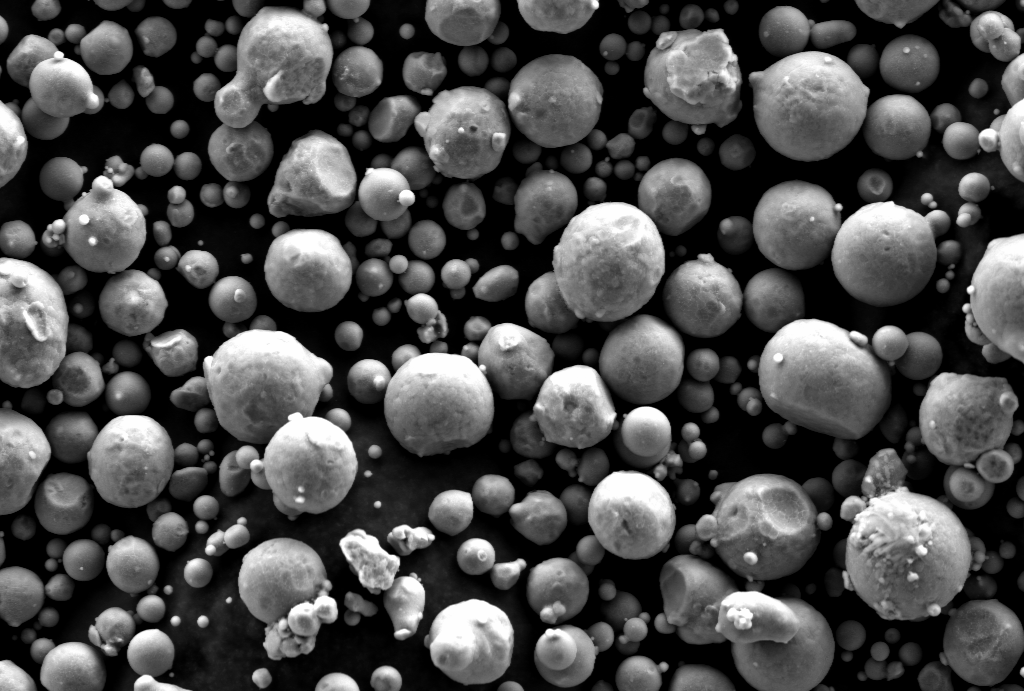
#> input picture data_mirror/aa7075/Original_Image_for_Fig_2c.tif, 1024 x 691 px, given in place of particles1.png, which was not available
$ python make_fig1.py
#> lines starting #> are read from the running program, lines starting #| are printed output that depends on the picture; after the words box and inside, x2 and y2 are one past the last pixel; in counts of white or black regions, pixels touching at a corner belong together; pictures that were not available may be replaced by others from this repository, and a replacement may not be noted
### attempt1/src/imio.py
"""Image loading shared by all modules. Returns 2D uint8 grayscale."""
from pathlib import Path

import cv2
import numpy as np

IMG_EXTS = {".tif", ".tiff", ".png", ".jpg", ".jpeg", ".bmp"}


def load_gray(path) -> np.ndarray:
    path = Path(path)
    if path.suffix.lower() in (".tif", ".tiff"):
        import tifffile
        a = tifffile.imread(str(path))
    else:
        a = cv2.imread(str(path), cv2.IMREAD_UNCHANGED)
#> a is the input picture: shape (691, 1024, 3); min 0, max 254, mean 76
        if a is None:
            raise IOError(f"cannot read {path}")
        if a.ndim == 3:
            a = a[..., ::-1]  # BGR(A) -> RGB(A)
    a = np.asarray(a)
    while a.ndim > 3:  # multi-page / extra axes: take first plane
        a = a[0]
    if a.ndim == 3:
        if a.shape[-1] in (3, 4):
            a = a[..., :3].astype(np.float32) @ np.array([0.299, 0.587, 0.114], np.float32)
#> a: shape (691, 1024) float32
        else:  # (pages, H, W)
            a = a[0]
    if a.dtype != np.uint8:
        a = a.astype(np.float32)
        lo, hi = float(a.min()), float(a.max())
#> lo = 0; hi = 254
        a = (a - lo) / (hi - lo + 1e-12) * 255.0
    return np.clip(a, 0, 255).astype(np.uint8)


# [5 lines left out: function list_images, not called in this run]

### attempt1/src/segment.py
"""Particle segmentation: watershed baseline and Cellpose cyto3 (zero-shot).

No alloy-specific thresholds. Every parameter is either global (Otsu) or scaled
by the particle radius estimated from the image itself.
"""
from __future__ import annotations

import time

import cv2
import numpy as np
from scipy import ndimage as ndi
from skimage import filters, measure, morphology, segmentation

MIN_AREA_PX = 20
_CP_MODEL = None


# ------------------------------------------------------------ preprocessing
def preprocess(img_u8: np.ndarray) -> np.ndarray:
    """Grayscale uint8 -> CLAHE -> float32 in [0, 1]."""
    tile = max(2, int(round(max(img_u8.shape) / 128)))
    clahe = cv2.createCLAHE(clipLimit=2.0, tileGridSize=(tile, tile))
    g = clahe.apply(img_u8).astype(np.float32)
    lo, hi = np.percentile(g, [0.5, 99.5])
    return np.clip((g - lo) / (hi - lo + 1e-6), 0, 1)


def foreground(g: np.ndarray) -> np.ndarray:
    """Foreground = above the lower threshold of a 3-class multi-Otsu.

    SE images of powder have three populations: dark substrate, shaded particle
    flanks, bright particle tops. Plain Otsu splits flanks from tops and cuts
    spheres in half; the lower multi-Otsu threshold separates substrate from
    everything else. Tested on synthetic GT masks: IoU 0.94-0.96 vs 0.85-0.89
    for Otsu (CLAHE input).
    """
    s = filters.gaussian(g, 1.0)
    try:
        t = filters.threshold_multiotsu(s, 3)[0]
    except ValueError:
        t = filters.threshold_otsu(s)
    fg = s > t
    fg = morphology.binary_opening(fg, morphology.disk(1))
    fg = ndi.binary_fill_holes(fg)
    return morphology.remove_small_objects(fg, MIN_AREA_PX)


def estimate_radius(fg: np.ndarray) -> float:
    """Typical particle radius (px): median over components of the max inscribed radius."""
    dist = ndi.distance_transform_edt(fg)
    lab = measure.label(fg)
    if lab.max() == 0:
        return 5.0
    maxd = ndi.maximum(dist, lab, index=np.arange(1, lab.max() + 1))
    return float(np.median(maxd))


# ------------------------------------------------------------ watershed
WS_H = 0.05          # h-maxima height on the combined surface
WS_SMOOTH = 0.25     # brightness smoothing sigma, as a fraction of est. radius


def segment_watershed(img_u8: np.ndarray, g=None, h=WS_H, smooth=WS_SMOOTH):
    """Marker-controlled watershed on (distance / r_est) + smoothed brightness.

    Distance transform alone merges overlapping spheres (wide necks, low
    prominence). SE images of spheres are brightest near the top centre, so adding
    brightness separates them. Brightness is smoothed at 0.25 * r_est so surface
    texture (dendritic/wrinkled skins) does not seed extra markers.
    Tuned on held-out synthetic renders 49-50 and checked visually on AA7075:
    smooth=0 gave +6 pts synthetic recall but shattered textured real spheres.
    """
    g = preprocess(img_u8) if g is None else g
    fg = foreground(g)
    dist = ndi.distance_transform_edt(fg)
    r_est = estimate_radius(fg)
    bright = filters.gaussian(g, max(1.0, smooth * r_est))
    surf = filters.gaussian(dist, 0.5, preserve_range=True) / max(r_est, 1.0) + bright
    markers = measure.label(morphology.h_maxima(surf, h))
    labels = segmentation.watershed(-surf, markers, mask=fg)
    return labels.astype(np.int32), {"r_est_px": r_est}


# ------------------------------------------------------------ cellpose
def _cellpose():
    global _CP_MODEL
    if _CP_MODEL is None:
        import torch
        from cellpose import models
        _CP_MODEL = models.Cellpose(gpu=torch.cuda.is_available(), model_type="cyto3")
    return _CP_MODEL


def segment_cellpose(img_u8: np.ndarray, g=None, diameter=None):
    g = preprocess(img_u8) if g is None else g
    m = _cellpose()
    masks, _flows, _styles, diam = m.eval(g, diameter=diameter, channels=[0, 0])
    return masks.astype(np.int32), {"diameter_px": float(np.atleast_1d(diam)[0])}


# ------------------------------------------------------------ post
def postprocess(labels: np.ndarray, min_area=MIN_AREA_PX) -> np.ndarray:
    labels = segmentation.clear_border(labels)
    labels = morphology.remove_small_objects(labels, min_area)
    labels, _, _ = segmentation.relabel_sequential(labels)
    return labels.astype(np.int32)


def segment(img_u8: np.ndarray, method: str = "cellpose", **kw):
    """method: watershed | cellpose (auto diameter) | cellpose_ws (diameter from
    watershed median ECD). Returns (labels, info)."""
    t0 = time.time()
    g = preprocess(img_u8)
    if method == "watershed":
        lab, info = segment_watershed(img_u8, g)
    elif method == "cellpose":
        lab, info = segment_cellpose(img_u8, g, diameter=kw.get("diameter"))
    elif method == "cellpose_ws":
        wl, winfo = segment_watershed(img_u8, g)
        wl = postprocess(wl)
        areas = np.bincount(wl.ravel())[1:]
        d = float(np.median(2 * np.sqrt(areas / np.pi))) if len(areas) else None
        lab, info = segment_cellpose(img_u8, g, diameter=d)
        info["ws_median_ecd_px"] = d
    else:
        raise ValueError(f"unknown method {method}")
    lab = postprocess(lab)
    info["seconds"] = round(time.time() - t0, 2)
    info["n"] = int(lab.max())
    return lab, info


# ------------------------------------------------------------ overlay
# [27 lines left out: function overlay, not called in this run]

### attempt1/tests/make_fig1.py
"""figures/fig1_overlays.png: raw | watershed | Cellpose, synthetic row + real row."""
import sys
from pathlib import Path

import numpy as np

ROOT = Path(__file__).resolve().parents[1]
sys.path.insert(0, str(ROOT))
from src.imio import load_gray  # noqa: E402
from src.segment import overlay, segment  # noqa: E402


def main():
    import matplotlib
    matplotlib.use("Agg")
    import matplotlib.pyplot as plt
    rows = [
        ("Synthetic (PSD e, render 1), 256x256 crop",
         load_gray(ROOT / "data/synthetic/e-lognormal-loc0.12-shape0.5/renders/particles1.png"), (0, 256, 0, 256)),
        ("AA7075 base powder (Fig 2a), 300x, 0.372 µm/px",
         load_gray(ROOT / "data/aa7075/Original_Image_for_Fig_2a.tif"), None),
    ]
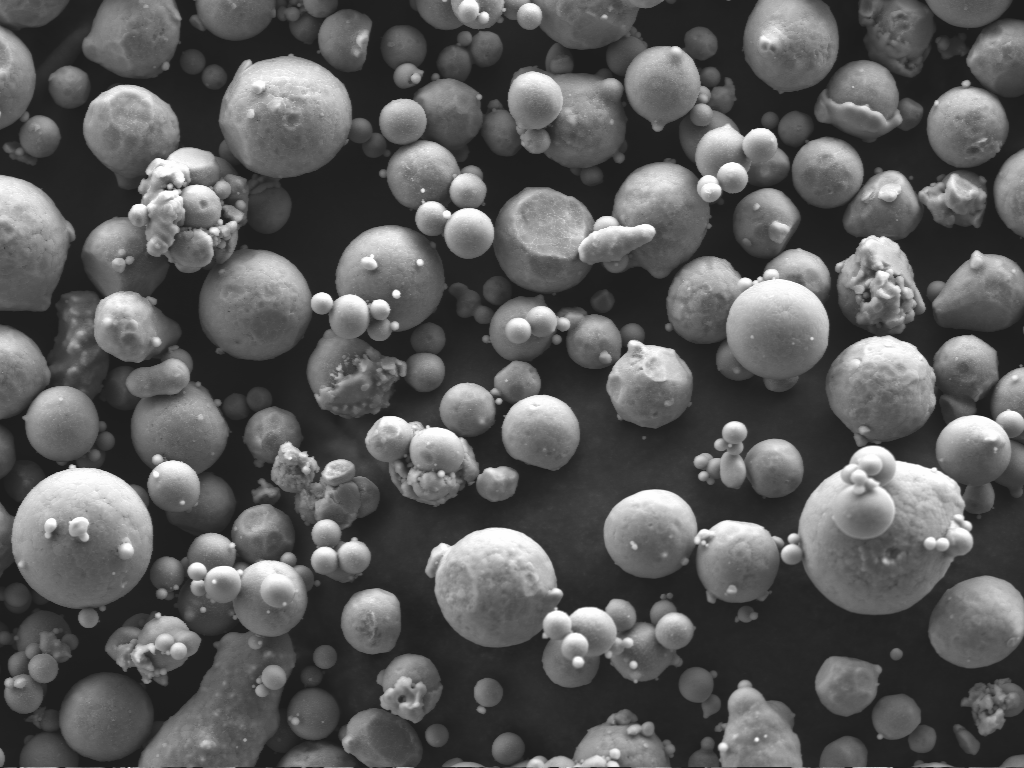
#> input picture data_mirror/aa7075/Original_Image_for_Fig_2a.tif, 1024 x 768 px, found by its file name
#> in load_gray, a is the input picture: shape (768, 1024); min 28, max 254, mean 90.6
    fig, axs = plt.subplots(2, 3, figsize=(12, 8.4))
    for r, (name, img, crop) in enumerate(rows):
        panels = [("raw", img, None)]
        for m in ("watershed", "cellpose"):
            lab, info = segment(img, m)
            panels.append((f"{m}: n={info['n']} (full frame), {info['seconds']:.1f} s CPU", img, lab))
        for c, (t, im, lab) in enumerate(panels):
            show = np.dstack([im] * 3) if lab is None else overlay(im, lab)[..., ::-1]
            if crop:
                y0, y1, x0, x1 = crop
                show = show[y0:y1, x0:x1]
            axs[r, c].imshow(show, cmap="gray", interpolation="nearest")
            axs[r, c].set_title(t if c else f"{name}", fontsize=9)
            axs[r, c].axis("off")
#> this loop made 1 pass
#> (r, crop) on pass 1: (0, (0, 256, 0, 256))
#> pass 1, in preprocess, `g = clahe.apply(img_u8).astype(np.float32)`:
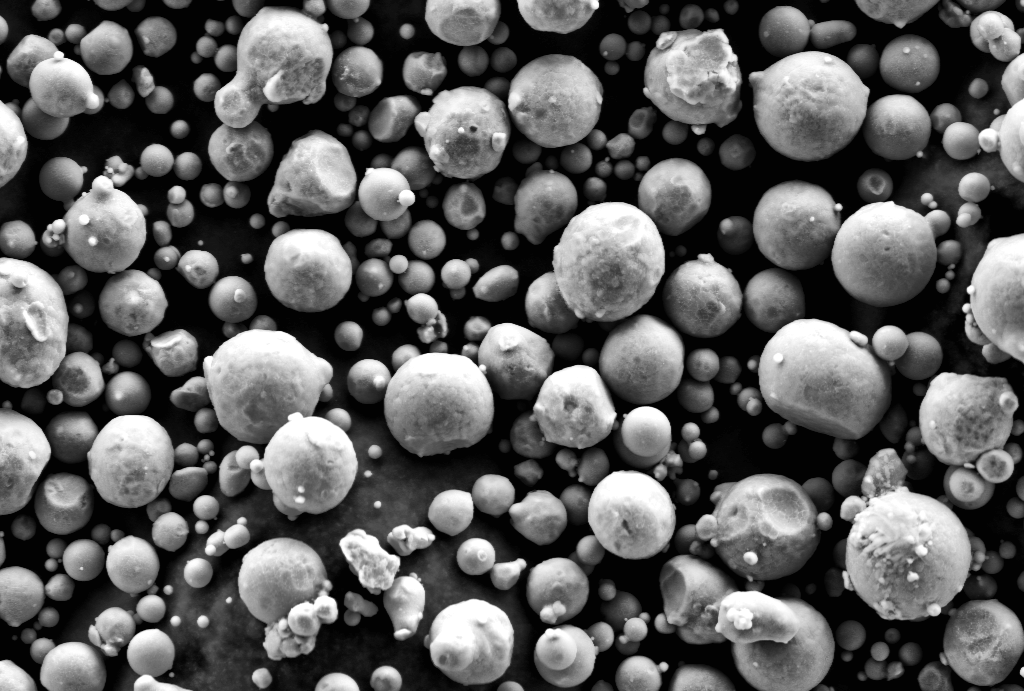
#> g: shape (691, 1024) float32; min 2, max 255, mean 93.7
#> pass 1, in foreground, `fg = s > t`:
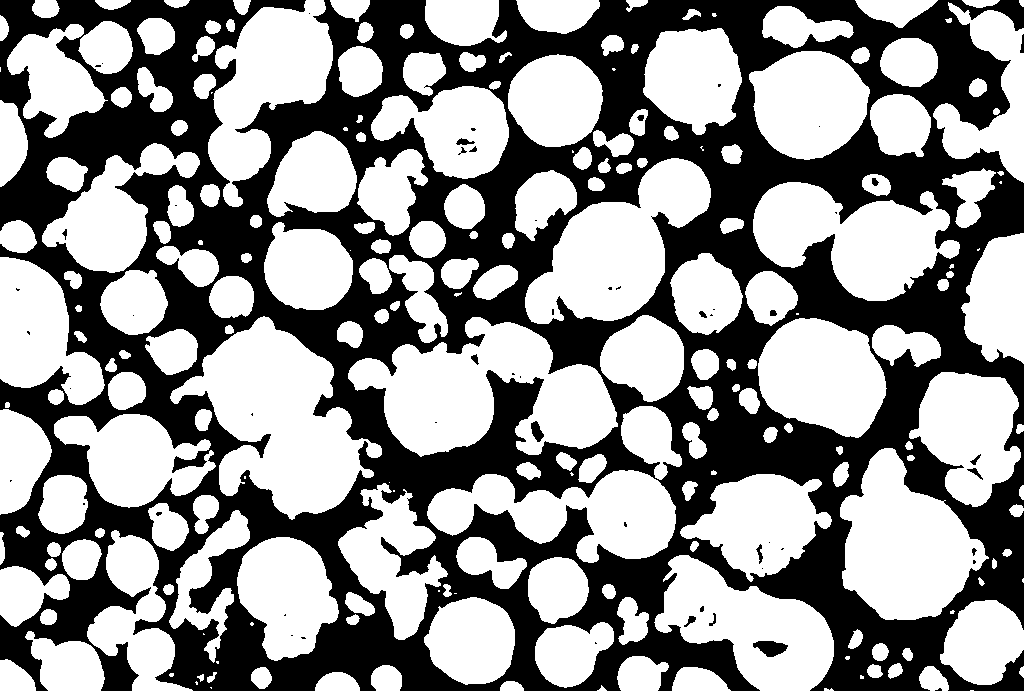
#> fg: shape (691, 1024) bool; 56.8% white; 55 black regions (35 under 20 px), largest, box (x1, y1, x2, y2) and area: (0, 0, 1024, 691) 304047, (753, 641, 788, 657) 367, (531, 421, 544, 442) 164
    fig.tight_layout()
    (ROOT / "figures").mkdir(exist_ok=True)
    fig.savefig(ROOT / "figures/fig1_overlays.png", dpi=130)
    print("saved figures/fig1_overlays.png")


if __name__ == "__main__":
    main()
#> (the call stopped at in _cellpose, `_CP_MODEL = models.Cellpose(gpu=torch.cuda.is_available(), model_type=..`: torch is not available in this run)
